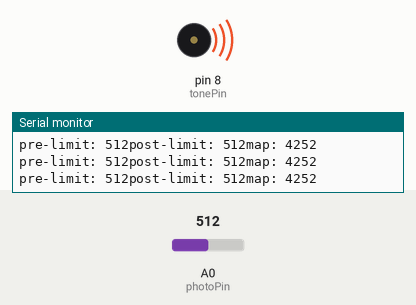
This sketch was run on a simulated Arduino Uno, built with avr-gcc and run on an emulated ATmega328P. Parts: buzzer (waves = sounding), the last lines printed to the serial monitor. Inputs (shaded band) come from the test bench; at power-on: A0 (photoPin) = 512.

Above: at 1.2 s.
1.3 s: A0 (photoPin) set to 128
At 2.3 s:
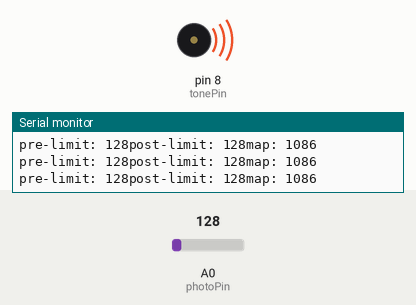
4.3 s: A0 (photoPin) set to 110
At 5.2 s:
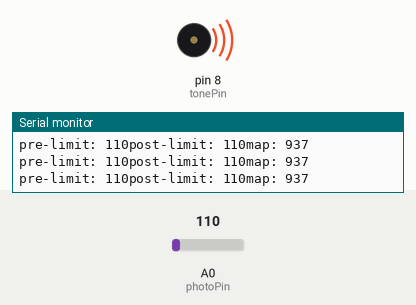
Timing chart, 0 to 7.3 s (numbered marks = the images above; inputs shaded):
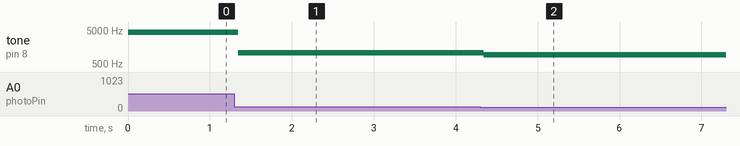

The sketch:

02-14class-speaker.ino
```cpp
int tonePin = 8;
int photoPin = A0;
int photoRead = 0;

int lowLimit = 30;
int highLimit = 600; //don't let input go above the range of a analog sensor


void setup() {

  Serial.begin(9600);

}

void loop() {


//don't let input go above the range of a analog sensor, set minimum = 30, max = 600
// 目的是消除安全隐患
  photoRead = analogRead(photoPin);
  Serial.print("pre-limit: ");
  Serial.print(photoRead);

  if(photoRead < lowLimit){
    photoRead = lowLimit;}
  if (photoRead > highLimit){
    photoRead = highLimit;}


// input
  int mapped = map (photoRead,0,600, 31,4978);
  Serial.print("post-limit: ");
  Serial.print(photoRead);
  Serial.print("map: ");
  Serial.println(mapped);//pirntln换行


  //output
  tone (tonePin, mapped, 100);
}
```

Measured:
- after the input at 1.3 s, tone on pin 8 (tonePin): 4252 Hz → 1086 Hz after 0.05 s
- after the input at 4.3 s, tone on pin 8 (tonePin): 1086 Hz → 937 Hz at once
